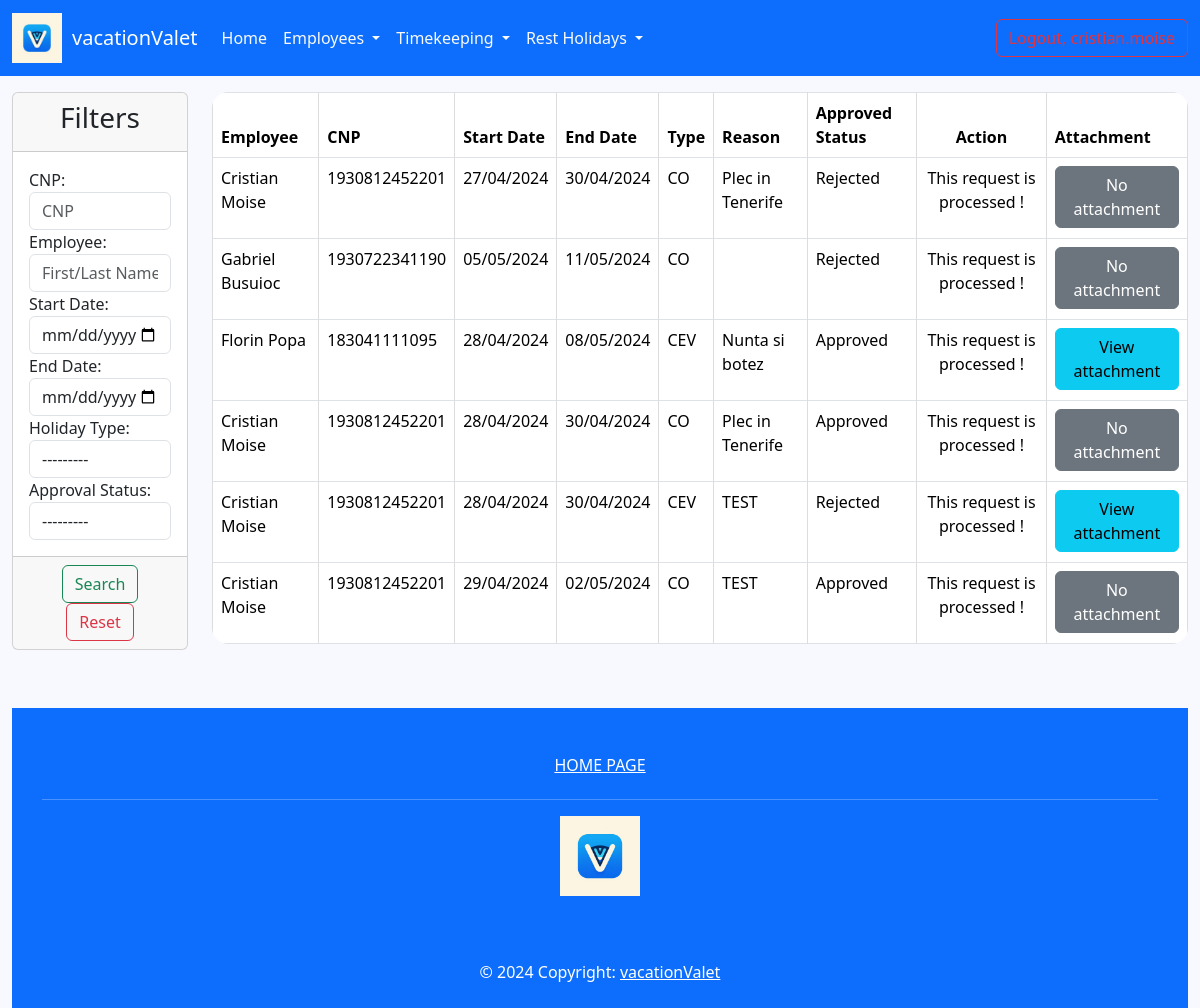
The page /list_requests/ (signed in) on the database as committed earlier.
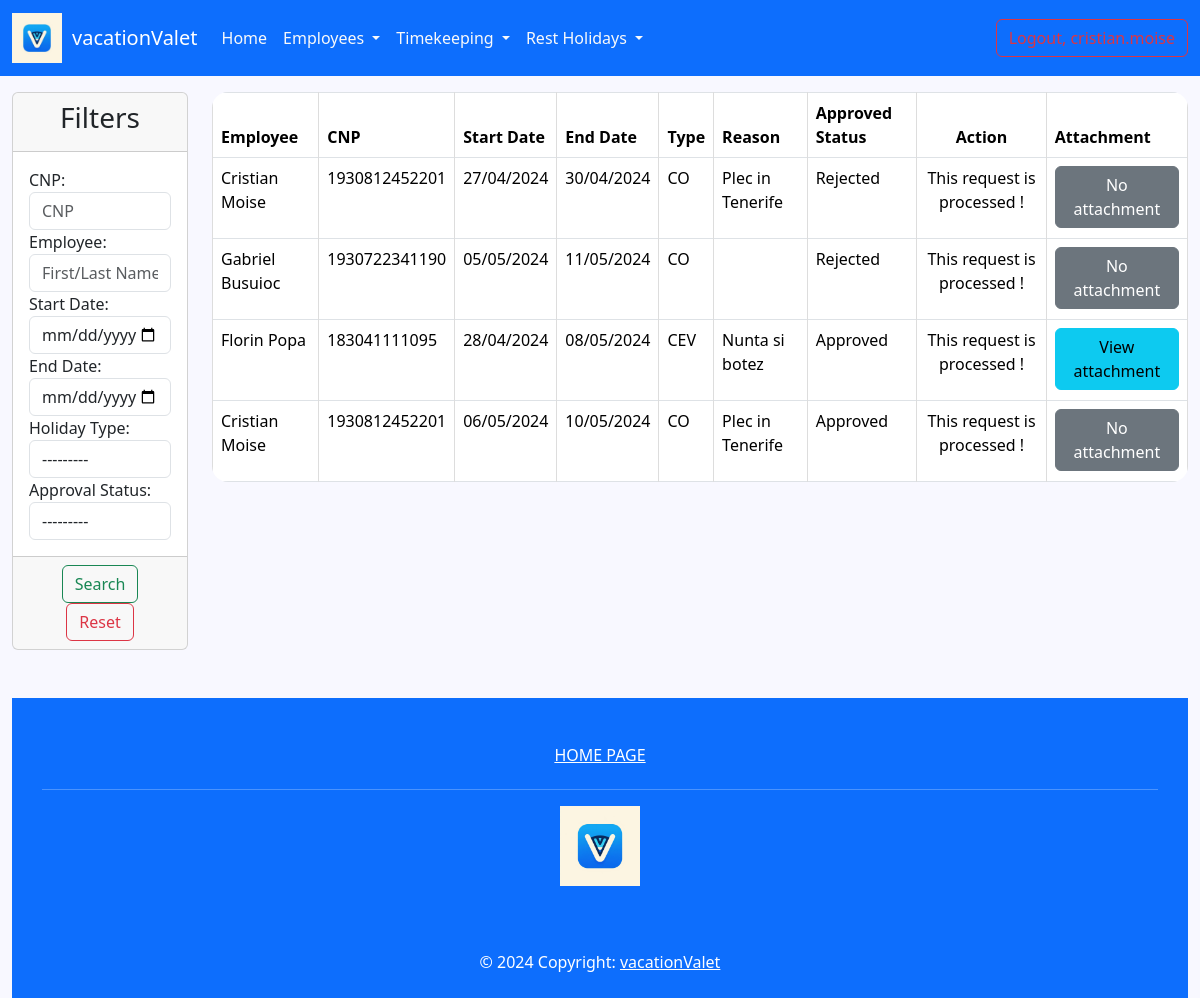
The same page on the database as committed later.
### employee/models.py (models this page shows, shortened)
class HolidayRequest(models.Model):
    TYPE_CHOICES = (
        ('co', 'CO'),
        ('cev', 'CEV')
    )
    APPROVAL_CHOICES = (
        ('pending', 'Pending'),
        ('approved', 'Approved'),
        ('rejected', 'Rejected'),
    )
    employee = models.ForeignKey(Employee, on_delete=models.CASCADE)
    start_date = models.DateField()
    end_date = models.DateField()
    type = models.CharField(max_length=50, choices=TYPE_CHOICES)
    attachment = models.FileField(upload_to='holiday_request/', null=True, blank=True)
    reason = models.TextField(null=True, blank=True)
    approval_status = models.CharField(max_length=50, choices=APPROVAL_CHOICES, default='pending')

class Employee(AbstractUser):
    GENDER_OPTIONS = (
        ('male', 'Male'),
        ('female', 'Female')
    )
    cnp = models.IntegerField(blank=False, null=True, unique=True)
    gender = models.CharField(max_length=6, choices=GENDER_OPTIONS, null=True)
    birth_date = models.DateField(null=True, blank=False)
    departament = models.ForeignKey(Department, on_delete=models.CASCADE, null=True)
    start_date = models.DateField(null=True)
    end_date = models.DateField(null=True, blank=True)
    notice_date = models.DateField(null=True, blank=True)
    address = models.TextField(blank=True, null=True)
    is_supervisor = models.BooleanField(default=False, blank=True, null=True)
    days_off = models.IntegerField(blank=True, null=True)
    created_at = models.DateTimeField(auto_now_add=True)
    updated_at = models.DateTimeField(auto_now=True)
    @property
    def is_supervisor(self):
        return Department.objects.filter(supervisor=self).exists()

### employee/views.py (the view)
# urls.py: path('list_requests/', views.HolidayRequestListView.as_view(), name='list-requests'),
class HolidayRequestListView(LoginRequiredMixin, ListView):
    template_name = 'rest_holidays/holiday_request_list.html'
    model = HolidayRequest
    context_object_name = 'holiday_requests'
    def get_queryset(self):
        if self.request.user.is_superuser:
            return HolidayRequest.objects.all()
        else:
            departaments = Department.objects.filter(supervisor=self.request.user)
            members = Employee.objects.filter(department__in=departaments)
            requests = HolidayRequest.objects.filter(employee__in=members)
            return requests
    def get_context_data(self, **kwargs):
        data = super().get_context_data(**kwargs)
        requests = HolidayRequest.objects.all()
        myfilter = HolidayFilter(self.request.GET, queryset=requests)
        requests = myfilter.qs
        data['holiday_requests'] = requests
        data['filter'] = myfilter.form
        return data

### templates/rest_holidays/holiday_request_list.html (shortened to what the changed rows need)
{% extends 'base.html' %}
{% load static %}
{% block head %}
    <link rel="stylesheet" type="text/css" href="{% static 'css/add_leave_request/approve_leave_request.css' %}">
{% endblock %}
{% block content %}
    <div class="container-fluid">
        <div class="row">
            <div class="col-md-10 gy-3">
                <table class="table table-bordered rounded-table">
                    <thead>
                    <tr>
                        <th>Employee</th>
                        <th>CNP</th>
                        <th>Start Date</th>
                        <th>End Date</th>
                        <th>Type</th>
                        <th>Reason</th>
                        <th>Approved Status</th>
                        <th class="text-center">Action</th>
                        <th>Attachment</th>
                    </tr>
                    </thead>
                    <tbody>
                    {% for holiday in holiday_requests %}
                        <tr>
                            <td>{{ holiday.employee.first_name }} {{ holiday.employee.last_name }}</td>
                            <td>{{ holiday.employee.cnp }}</td>
                            <td>{{ holiday.start_date|date:'d/m/Y' }}</td>
                            <td>{{ holiday.end_date|date:'d/m/Y' }}</td>
                            <td>
                                {% for option in holiday.TYPE_CHOICES %}
                                    {% if option.0 == holiday.type %}
                                        {{ option.1 }}
                                    {% endif %}
                                {% endfor %}
                            </td>
                            <td>{{ holiday.reason }}</td>
                            <td>
                                {% for option in holiday.APPROVAL_CHOICES %}
                                    {% if option.0 == holiday.approval_status %}
                                        {{ option.1 }}
                                    {% endif %}
                                {% endfor %}
                            </td>
                            <td class="text-center">
                                    {% if holiday.approval_status == 'pending' %}
                                        <form method="post" action="{% url 'approve-request' %}">
                                            {% csrf_token %}
                                            <input type="hidden" name="id" value="{{ holiday.id }}">
                                            <button type="submit" class="btn btn-success btn-approve" name="approve"
                                                    value="1">
                                                Approve
                                            </button>
                                            <button type="submit" class="btn btn-danger btn-reject" name="reject" value="1">
                                                Reject
                                            </button>
                                        </form>
                                    {% else %}
                                        <p>This request is processed ! </p>
                                    {% endif %}
                            </td>
                            <td>
                                {% if holiday.attachment %}
                                    <a href="{{ holiday.attachment.url }}" target="_blank" class="btn btn-info">View attachment</a>
                                {% else %}
                                    <a class="btn btn-secondary">No attachment</a>
                                {% endif %}
                            </td>
                        </tr>
                        </tbody>
                    {% endfor %}
                </table>
            </div>
{% endblock %}

Rows that differ between the two databases and show on the page:
removed HolidayRequest: employee.first_name "Cristian", employee.last_name "Moise", employee.cnp "1930812452201", start_date "28/04/2024", end_date "30/04/2024", option "CO", reason "Plec in Tenerife", option "Approved", approval_status "This request is processed !", attachment "No attachment"
removed HolidayRequest: employee.first_name "Cristian", employee.last_name "Moise", employee.cnp "1930812452201", start_date "28/04/2024", end_date "30/04/2024", option "CEV", reason "TEST", option "Rejected", approval_status "This request is processed !"
removed HolidayRequest: employee.first_name "Cristian", employee.last_name "Moise", employee.cnp "1930812452201", start_date "29/04/2024", end_date "02/05/2024", option "CO", reason "TEST", option "Approved", approval_status "This request is processed !", attachment "No attachment"
added HolidayRequest: employee.first_name "Cristian", employee.last_name "Moise", employee.cnp "1930812452201", start_date "06/05/2024", end_date "10/05/2024", option "CO", reason "Plec in Tenerife", option "Approved", approval_status "This request is processed !", attachment "No attachment"
